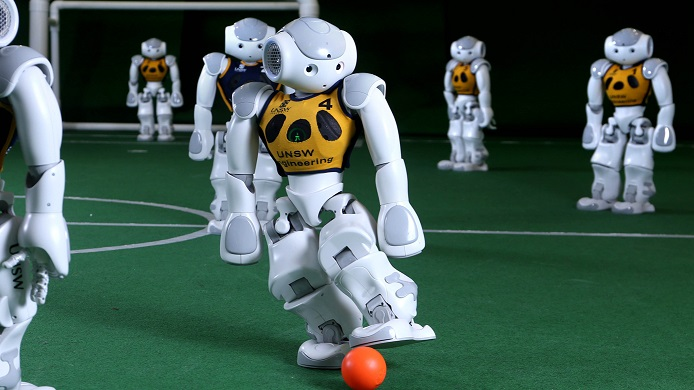
//> input picture lab 5/robocup.jpg, 694 x 390 px
$ ./task2 ../robocup.jpg   (built with g++ and OpenCV 4)
//> lines starting //> are read from the running program, lines starting //| are printed output that depends on the picture; after the words box and inside, x2 and y2 are one past the last pixel; in counts of white or black regions, pixels touching at a corner belong together
### lab 5/tasks/segmenter.h
#ifndef SEGMENTER_H
#define SEGMENTER_H
#include "headers.h"
cv::Mat removeArea(const cv::Mat, const int);
cv::Mat addArea(const cv::Mat, const int);
cv::Mat Mask(const cv::Mat, const cv::Scalar, const int);
cv::Mat Segment(const cv::Mat, const cv::Scalar, const int, const int, const int);
#endif // !SEGMENTER_H

### lab 5/tasks/headers.h
#ifndef HEADERS_H
#define HEADERS_H
#include <opencv2/imgproc.hpp>
#include <opencv2/highgui.hpp>
#include <iostream>
#endif // !HEADERS_H

### lab 5/tasks/segmenter.cpp
#include "headers.h"
#include "segmenter.h"

cv::Mat removeArea(const cv::Mat mask, const int minPixels = 50)
{
    cv::Mat labels, stats, centroids;
    int nLabels = cv::connectedComponentsWithStats(mask, labels, stats, centroids);
    cv::Mat result = cv::Mat::zeros(mask.size(), CV_8UC1);
    for (int i = 1; i < nLabels; i++)
    {
        int area = stats.at<int>(i, cv::CC_STAT_AREA);
        if (area >= minPixels)
        {
            cv::Mat mask_i = (labels == i);
            mask_i.copyTo(result, mask_i);
        }
    }
    // cv::imshow("Result Mask", result);
    return result;
}

cv::Mat addArea(const cv::Mat mask, const int minSize = 50)
{
    cv::Mat labels, stats, centroids;
    cv::Mat resultMask = 255 - mask;
    int nLabels = cv::connectedComponentsWithStats(mask, labels, stats, centroids);
    std::vector<int> labelsToAdd;
    for (int i = 1; i < nLabels; i++)
    {
        int area = stats.at<int>(i, cv::CC_STAT_AREA);
        if (area < minSize)
            labelsToAdd.push_back(i);
    }

    for (int i = 0; i < labelsToAdd.size(); i++)
    {
        cv::Mat componentMask = (labels == labelsToAdd[i]);
        resultMask.setTo(1, componentMask);
    }
    resultMask = 255 - resultMask;
    // cv::imshow("mask", mask);
    return resultMask;
}

cv::Mat Mask(const cv::Mat img, const cv::Scalar mean, const int threshold)
{
    cv::Mat mask_img;
    cv::Mat mask1_img(img.rows, img.cols, CV_8UC3, cv::Scalar(0, 0, 0));
    for (int y = 0; y < img.rows; y++)
        for (int x = 0; x < img.cols; x++)
            if (abs(img.at<cv::Vec3b>(cv::Point(x, y))(0) - mean[0]) < threshold && abs(img.at<cv::Vec3b>(cv::Point(x, y))(1) - mean[1]) < threshold && abs(img.at<cv::Vec3b>(cv::Point(x, y))(2) - mean[2]) < threshold)
                mask1_img.at<cv::Vec3b>(cv::Point(x, y)) = {255, 255, 255, 0};
    // cv::imshow("img", mask1_img);
    cv::cvtColor(mask1_img, mask_img, cv::COLOR_BGR2GRAY);
    return mask_img;
}

cv::Mat Segment(const cv::Mat src, const cv::Scalar color, const int colorT, const int removeT, const int addT)
{
    cv::Mat img = src.clone();
    cv::GaussianBlur(img, img, cv::Size(5, 5), 0);
    cv::Mat maskedImg = Mask(img, color, colorT);
    cv::Mat removedNoise = removeArea(maskedImg, removeT);
    cv::Mat filledGaps = addArea(removedNoise, addT);
    return filledGaps;
}

### lab 5/tasks/task2.cpp
#include "headers.h"
#include "segmenter.h"

int main(int argc, char **argv)
{
    if (argc < 2)
    {
        std::cout << "The Image file name should be provided.\n";
        return 0;
    }
    cv::Mat src = cv::imread(argv[1]);
//> src is the input picture: 390 rows x 694 cols, CV_8UC3; mean B, G, R 82.3, 91.6, 67.7
    if (src.empty())
    {
        std::cout << "Could not open or find the image!\n";
        return -1;
    }
    cv::imshow("image", src);
    cv::Mat result;
    src.copyTo(result, Segment(src, cv::Scalar(120, 120, 120), 35, 1000, 1100));
//> after the loop in Mask, `for (int y = 0; y < img.rows; y++)`:
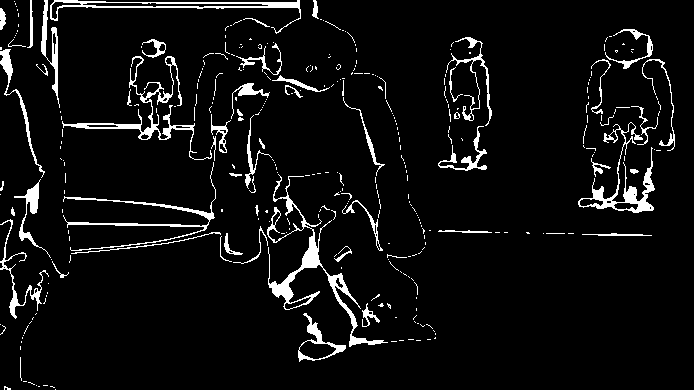
//> mask1_img: 390 rows x 694 cols, CV_8UC3; 6% white; 329 white regions (271 under 20 px), largest, box (x1, y1, x2, y2) and area: (267, 174, 388, 347) 2142, (62, 56, 212, 160) 1386, (578, 122, 655, 213) 1325
//> in removeArea, `int nLabels = cv::connectedComponentsWithStats(mask, labels, stats, ce..`:
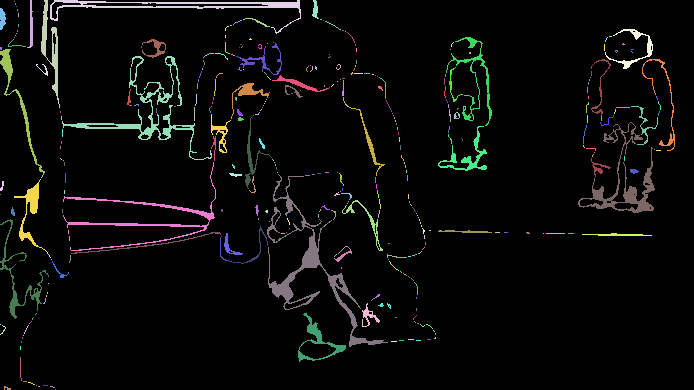
//> labels: 390 rows x 694 cols, CV_32SC1; 330 distinct labels, from 0 to 329; one colour per label, 0 black
//> in removeArea, `int nLabels = cv::connectedComponentsWithStats(mask, labels, stats, ce..`: stats = 330 rows, first 6: [0, 0, 694, 390, 254399], [14, 1, 1, 1, 1], [27, 0, 6, 48, 129], [41, 0, 19, 108, 566], [50, 0, 251, 34, 1165], [312, 0, 7, 19, 75]; centroids = 330 pairs, first value 0 to 663.8, second value 1 to 389; nLabels = 330
//> the loop in removeArea, `for (int i = 1; i < nLabels; i++)` made 329 passes
//> area on passes 2 to 4: 129, 566, 1165
//> after the loop in removeArea, `for (int i = 1; i < nLabels; i++)`:
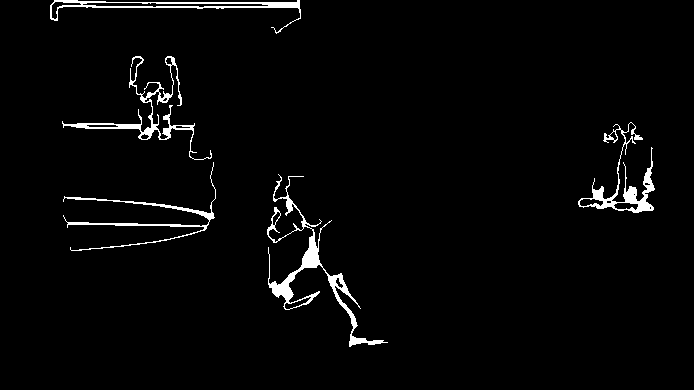
//> result: 390 rows x 694 cols, CV_8UC1; 2.6% white; 5 white regions, box (x1, y1, x2, y2) and area: (267, 174, 388, 347) 2142, (62, 56, 212, 160) 1386, (578, 122, 655, 213) 1325, (50, 0, 301, 34) 1165, (63, 162, 216, 251) 1001
//> in addArea, `int nLabels = cv::connectedComponentsWithStats(mask, labels, stats, ce..`:
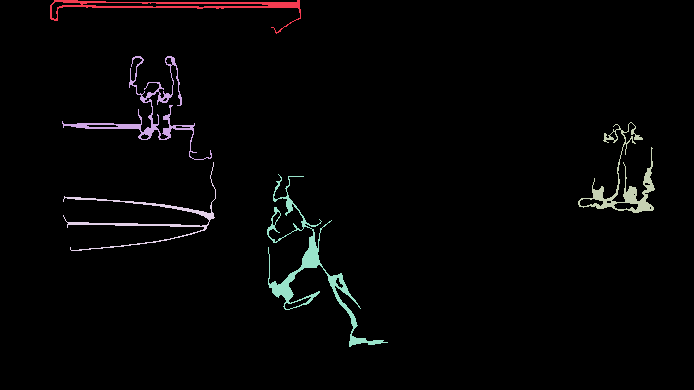
//> labels: 390 rows x 694 cols, CV_32SC1; 6 distinct labels, from 0 to 5; one colour per label, 0 black
//> in addArea, `int nLabels = cv::connectedComponentsWithStats(mask, labels, stats, ce..`: stats = [[0, 0, 694, 390, 263641], [50, 0, 251, 34, 1165], [62, 56, 150, 104, 1386], [578, 122, 77, 91, 1325], [63, 162, 153, 89, 1001], [267, 174, 121, 173, 2142]]; centroids = [[347.9, 195.1], [182.6, 5.65], [147.6, 111.5], [624.7, 183.4], [146.8, 218], [310.7, 269.8]]; nLabels = 6
//> the loop in addArea, `for (int i = 1; i < nLabels; i++)` made 5 passes
//> area on passes 1 to 5: 1165, 1386, 1325, 1001, 2142
//> after the loop in addArea, `for (int i = 0; i < labelsToAdd.size(); i++)`:
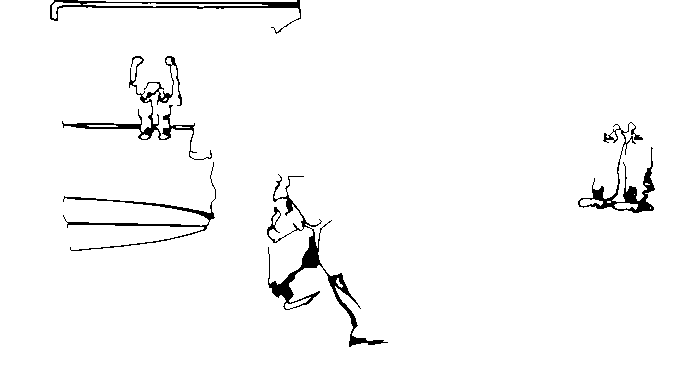
//> resultMask: 390 rows x 694 cols, CV_8UC1; min 0, max 255, mean 248.4
//> result: 390 rows x 694 cols, CV_8UC3
    src.copyTo(result, Segment(src, cv::Scalar(255, 200, 120), 60, 1000, 0));
//> call 2 of Mask, with mean = Scalar(255, 200, 120), threshold = 60
//> after the loop in Mask (call 2), `for (int y = 0; y < img.rows; y++)`:
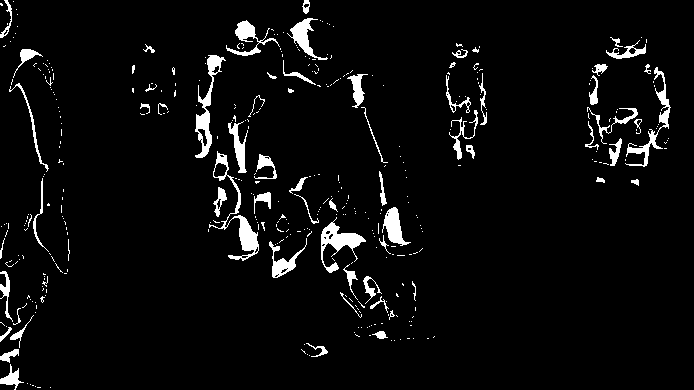
//> mask1_img: 390 rows x 694 cols, CV_8UC3; 4.6% white; 391 white regions (324 under 20 px), largest, box (x1, y1, x2, y2) and area: (209, 151, 259, 261) 944, (195, 55, 226, 158) 859, (321, 217, 366, 273) 804
//> call 2 of removeArea, with minPixels = 1000
//> in removeArea (call 2), `int nLabels = cv::connectedComponentsWithStats(mask, labels, stats, ce..`:
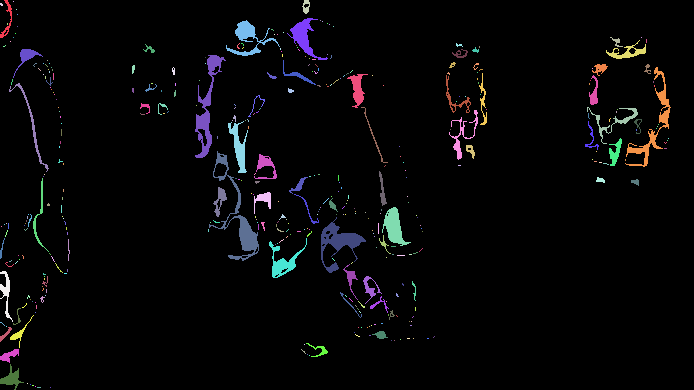
//> labels: 390 rows x 694 cols, CV_32SC1; 392 distinct labels, from 0 to 391; one colour per label, 0 black
//> in removeArea (call 2), `int nLabels = cv::connectedComponentsWithStats(mask, labels, stats, ce..`: stats = 392 rows, first 6: [0, 0, 694, 390, 258331], [0, 0, 12, 38, 118], [13, 1, 1, 1, 1], [302, 0, 8, 14, 67], [0, 3, 3, 3, 7], [16, 9, 1, 1, 1]; centroids = 392 pairs, first value 1 to 668, second value 1 to 387; nLabels = 392
//> the loop in removeArea (call 2), `for (int i = 1; i < nLabels; i++)` made 391 passes
//> area on passes 1, 3, 7: 118, 67, 514
//> after the loop in removeArea (call 2), `for (int i = 1; i < nLabels; i++)`: result: 390 rows x 694 cols, CV_8UC1; every value is 0
//> in addArea (call 2), `cv::Mat resultMask = 255 - mask;`: resultMask: 390 rows x 694 cols, CV_8UC1; every value is 255
//> in addArea (call 2), `int nLabels = cv::connectedComponentsWithStats(mask, labels, stats, ce..`: labels: 390 rows x 694 cols, CV_32SC1; every value is 0
    cv::imshow("result", result);
    cv::waitKey(0);
    return 0;
}

$ run again, on lab 5/street_scene.png
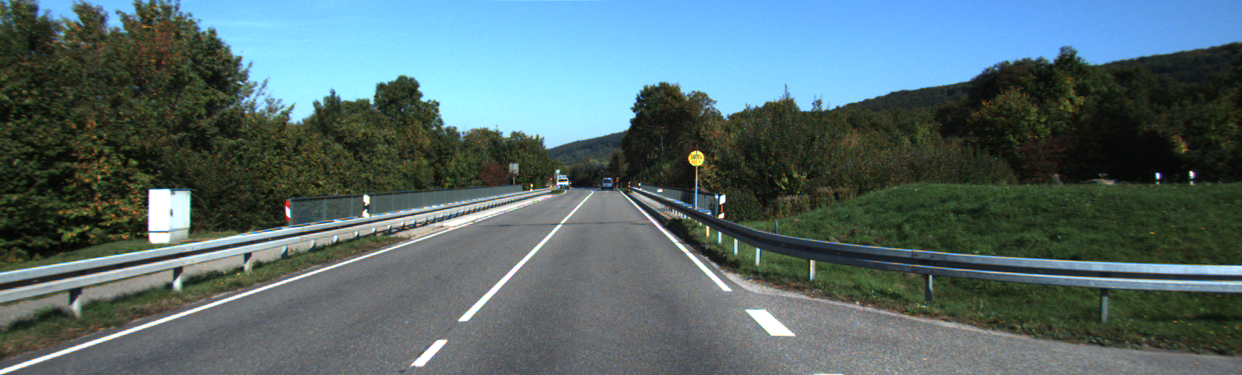
//> input picture lab 5/street_scene.png, 1242 x 375 px
//> src is the input picture: 375 rows x 1242 cols, CV_8UC3; mean B, G, R 109, 106.5, 85.4
//> after the loop in Mask, `for (int y = 0; y < img.rows; y++)`:
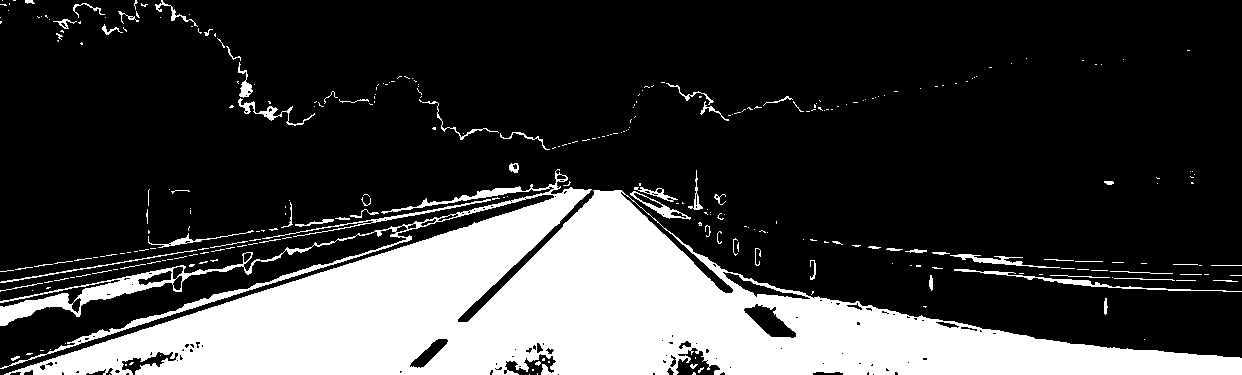
//> mask1_img: 375 rows x 1242 cols, CV_8UC3; 23.6% white; 305 white regions (237 under 20 px), largest, box (x1, y1, x2, y2) and area: (0, 169, 1242, 375) 102558, (954, 269, 1242, 292) 685, (262, 199, 491, 239) 550
//> in removeArea, `int nLabels = cv::connectedComponentsWithStats(mask, labels, stats, ce..`: stats = 306 rows, first 6: [0, 0, 1242, 375, 355929], [2, 0, 1, 1, 1], [13, 0, 3, 1, 3], [25, 0, 10, 4, 29], [134, 0, 4, 10, 16], [155, 0, 43, 27, 155]; centroids = 306 pairs, first value 0 to 1235.5, second value 0 to 374; nLabels = 306
//> the loop in removeArea, `for (int i = 1; i < nLabels; i++)` made 305 passes
//> area on passes 3, 5, 7: 29, 155, 83
//> resultMask: 375 rows x 1242 cols, CV_8UC1; 78% white; 1 black region, box (x1, y1, x2, y2) and area: (0, 169, 1242, 375) 102558
//> in addArea, `int nLabels = cv::connectedComponentsWithStats(mask, labels, stats, ce..`: stats = [[0, 0, 1242, 375, 363192], [0, 169, 1242, 206, 102558]]; centroids = [[639, 151.2], [555.1, 313.8]]; nLabels = 2
//> the loop in addArea, `for (int i = 1; i < nLabels; i++)` made 1 pass
//> area on pass 1: 102558
//> mask_img: 375 rows x 1242 cols, CV_8UC1; 21.2% white; 177 white regions (163 under 20 px), largest, box (x1, y1, x2, y2) and area: (171, 0, 1242, 148) 94890, (1072, 262, 1242, 274) 918, (83, 0, 135, 31) 685
//> in removeArea (call 2), `int nLabels = cv::connectedComponentsWithStats(mask, labels, stats, ce..`: stats = 178 rows, first 6: [0, 0, 1242, 375, 367203], [5, 0, 3, 4, 9], [37, 0, 43, 21, 635], [83, 0, 52, 31, 685], [142, 0, 7, 3, 19], [157, 0, 1, 3, 3]; centroids = 178 pairs, first value 2 to 1236, second value 0 to 374; nLabels = 178
//> the loop in removeArea (call 2), `for (int i = 1; i < nLabels; i++)` made 177 passes
//> area on passes 2, 3, 7: 635, 685, 94890
//> resultMask: 375 rows x 1242 cols, CV_8UC1; 79.6% white; 1 black region, box (x1, y1, x2, y2) and area: (171, 0, 1242, 148) 94890
//> the loop in addArea (call 2), `for (int i = 1; i < nLabels; i++)` made 1 pass
//> `src.copyTo(result, Segment(src, cv::Scalar(255, 200, 120), 60, 1000, 0..`:
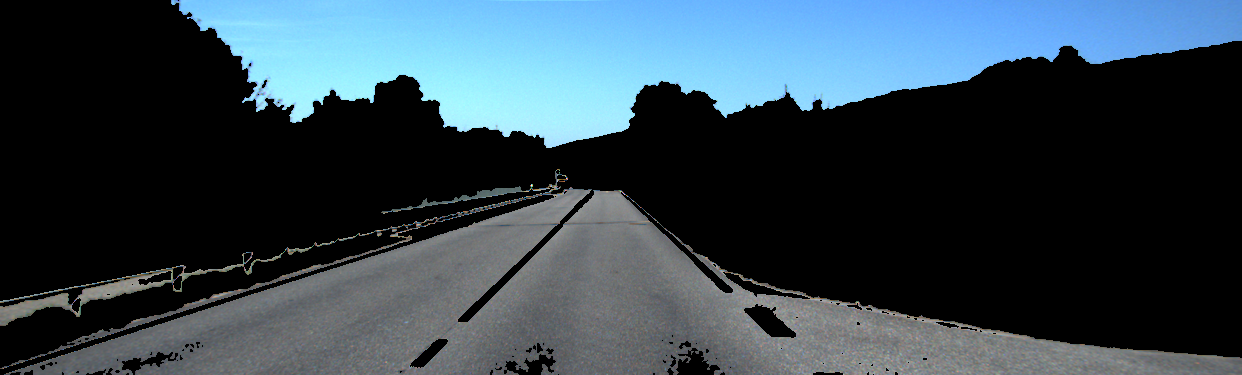
//> result: 375 rows x 1242 cols, CV_8UC3; mean B, G, R 77.2, 67.1, 50.9
